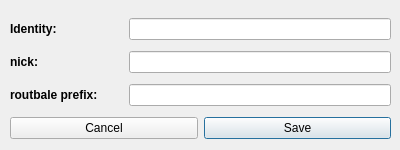
<?xml version="1.0" encoding="UTF-8"?>
<ui version="4.0">
 <class>SettingDialog</class>
 <widget class="QDialog" name="SettingDialog">
  <property name="geometry">
   <rect>
    <x>0</x>
    <y>0</y>
    <width>400</width>
    <height>150</height>
   </rect>
  </property>
  <property name="windowTitle">
   <string>Dialog</string>
  </property>
  <widget class="QWidget" name="">
   <property name="geometry">
    <rect>
     <x>10</x>
     <y>13</y>
     <width>381</width>
     <height>133</height>
    </rect>
   </property>
   <layout class="QVBoxLayout" name="verticalLayout">
    <item>
     <layout class="QHBoxLayout" name="identityLayout" stretch="3,7">
      <item>
       <widget class="QLabel" name="identityLabel">
        <property name="font">
         <font>
          <weight>75</weight>
          <bold>true</bold>
         </font>
        </property>
        <property name="text">
         <string>Identity:</string>
        </property>
       </widget>
      </item>
      <item>
       <widget class="QLineEdit" name="identityLine"/>
      </item>
     </layout>
    </item>
    <item>
     <layout class="QHBoxLayout" name="nickLayout" stretch="3,7">
      <item>
       <widget class="QLabel" name="nickLabel">
        <property name="font">
         <font>
          <weight>75</weight>
          <bold>true</bold>
         </font>
        </property>
        <property name="text">
         <string>nick:</string>
        </property>
       </widget>
      </item>
      <item>
       <widget class="QLineEdit" name="nickLine"/>
      </item>
     </layout>
    </item>
    <item>
     <layout class="QHBoxLayout" name="prefixLayout" stretch="3,7">
      <item>
       <widget class="QLabel" name="prefixLabel">
        <property name="font">
         <font>
          <weight>75</weight>
          <bold>true</bold>
         </font>
        </property>
        <property name="text">
         <string>routbale prefix:</string>
        </property>
       </widget>
      </item>
      <item>
       <widget class="QLineEdit" name="prefixLine"/>
      </item>
     </layout>
    </item>
    <item>
     <layout class="QHBoxLayout" name="buttonLayout">
      <item>
       <widget class="QPushButton" name="cancelButton">
        <property name="text">
         <string>Cancel</string>
        </property>
        <property name="autoDefault">
         <bool>false</bool>
        </property>
       </widget>
      </item>
      <item>
       <widget class="QPushButton" name="saveButton">
        <property name="text">
         <string>Save</string>
        </property>
       </widget>
      </item>
     </layout>
    </item>
   </layout>
  </widget>
 </widget>
 <resources/>
 <connections/>
</ui>
